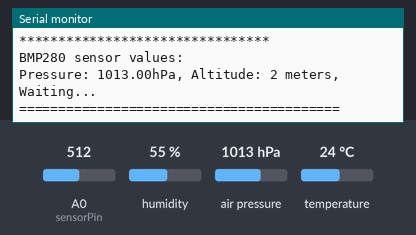
Recording of a sketch running on a simulated ESP8266 (NodeMCU). Parts: the last lines printed to the serial monitor. The inputs (shaded band) are chosen by the test bench; at power-on: humidity 55 %, A0 (sensorPin) = 512, air pressure 1013 hPa, temperature 24 °C. WiFi joins after 1.5 s; servers stay silent unless stated.

Above: at 3.1 s.
3.2 s: humidity set to 22 %
6.6 s: A0 (sensorPin) set to 430
At 8.2 s:
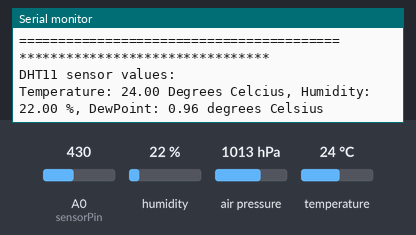
10.0 s: air pressure set to 952 hPa
At 10.6 s:
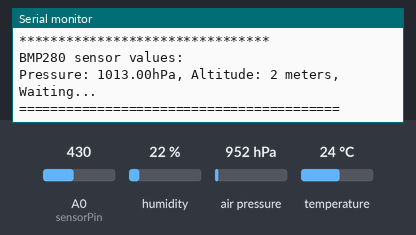
13.4 s: temperature set to 12 °C
At 14.38 s:
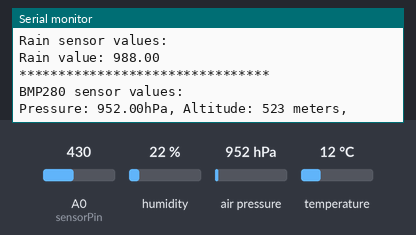
16.8 s: A0 (sensorPin) set to 306
At 21.0 s:
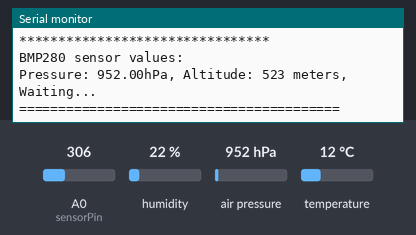
Timing chart, 0 to 21.2 s (numbered marks = the images above; inputs shaded):
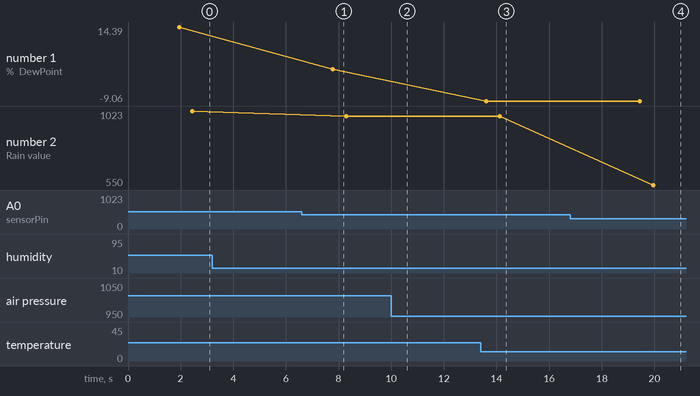

Measured:
- after the input at 13.4 s, the serial monitor: prints a new line after 0.21 s (image 3)
- after the input at 16.8 s, the serial monitor: prints a new line after 3.2 s (image 4)
- plotted number 1: 0.96 → -9.06 after the input at 13.4 s
- plotted number 2: 1023 → 988 after the input at 6.6 s, 988 → 550 after the input at 16.8 s

The sketch:

weather_station.ino
```cpp
#define BLYNK_TEMPLATE_ID "TMPL3asbf1X2b"
#define BLYNK_TEMPLATE_NAME "Weather Station"
#define BLYNK_AUTH_TOKEN "2MAjMdY2TDdh2BrynHuoMGE4rz3MJS12"

#include <DHT.h>  // HEADER FILES
#include <ESP8266WiFi.h>
#include <Adafruit_BMP280.h>
#include <Wire.h>
#include <Blynk.h>
#include <BlynkSimpleEsp8266.h>


#define DHTPIN 0
DHT dht(DHTPIN, DHT11);
Adafruit_BMP280 bmp;
#define SEALEVELPRESSURE_HPA (1013.25)
int sensorPin = A0;
int sensorValue2 = 0;  // variable to store the value coming from sensor Rain sensor
#define ALTITUDE 80.0 // Altitude of SparkFun's HQ in Boulder, CO. in meters
String apiKey = "IUTG165MGR8T65OL";//  Enter your Write API key from ThingSpeak
long myChannelNumber = 2336546;

const char *ssid = "Hey,GetYourOwnWi-Fi";
const char *pass = "12345678";
const char* server = "api.thingspeak.com";

WiFiClient client;


//--------------------------------------SET UP----------------------------------------------
void setup()
{
  Serial.begin(115200); // open serial port, set the baud rate to 9600 bps
  delay(10);
  dht.begin();
  Serial.println("Connecting to ");
  Serial.println(ssid);
  WiFi.begin(ssid, pass);
  while(WiFi.status() != WL_CONNECTED)
  {
  delay(200);
  Serial.print("..");
  }
  Serial.println();
  Serial.println("ESP8266 is connected!");
  Serial.println(WiFi.localIP());

  // Initialize the sensor (it is important to get calibration values stored on the device).

  if (bmp.begin(0x76))
  {
    Serial.println("BMP280 init success");
  }
  else
  {
    // Oops, something went wrong, this is usually a connection problem,
    // see the comments at the top of this sketch for the proper connections.

    Serial.println("BMP280 init fail\n\n");
  }
  Blynk.begin(BLYNK_AUTH_TOKEN, ssid, pass);

}

//---------------------------------------LOOP FUNCTION-------------------------------------
void loop()
{
  Blynk.run();
//--------------------------------------DHT11--------------------------------
      float h = dht.readHumidity();
      float t = dht.readTemperature();
      float dewPoint = dewPointFast(t, h);
      Serial.println("********************************");
      Serial.println("DHT11 sensor values:");
			Serial.print("Temperature: ");
      Serial.print(t);
      Serial.print(" Degrees Celcius, Humidity: ");
      Serial.print(h);
      Serial.print(" %, DewPoint: ");
      Serial.print(dewPoint);
      Serial.print(" degrees Celsius ");
//--------------------------------------RAIN---------------------------------

      const int sensorMin = 150; //0;     // sensor minimum
      const int sensorMax = 440; //1024;  // sensor maximum

      delay(500);
      float sensorValue2;
      sensorValue2 = analogRead(sensorPin);
      sensorValue2 = constrain(sensorValue2, 150, 440); //150, 400
      sensorValue2 = map(sensorValue2, sensorMin, sensorMax, 0, 1023);  //150, 440
      Serial.println("********************************");
      Serial.println("Rain sensor values:");
      Serial.print("Rain value: ");
      Serial.print(sensorValue2);
      Serial.println();
      delay(100);
//---------------------------------BMP180-------------------------------
      float p,a;

      Serial.println("********************************");
      Serial.println("BMP280 sensor values:");

      p = bmp.readPressure() / 100.0F;
      Serial.print("Pressure: ");
      Serial.print(p,2);
      Serial.print("hPa, ");

      a = bmp.readAltitude(SEALEVELPRESSURE_HPA);
      Serial.print("Altitude: ");
      Serial.print(a,0);
      Serial.print(" meters, ");
      Serial.println();
//-------------------------------------------------ThingSpeak-------------------------------

      if (client.connect(server,80))   //   "184.106.153.149" or api.thingspeak.com
           {

              String postStr = apiKey;
              postStr +="&field1=";
              postStr += String(t);//temperature
              postStr +="&field2=";
              postStr += String(h);//humidity
              postStr += "&field3=";
              postStr += String(dewPoint);//dew point
              postStr += "&field4=";
              postStr += String(p);//pressure
              postStr += "&field5=";
              postStr += String(a,0);//altitude
              postStr +="&field6=";
              postStr += String(sensorValue2);//rain
              postStr += "\r\n\r\n\r\n\r\n";

                             client.print("POST /update HTTP/1.1\n");
                             client.print("Host: api.thingspeak.com\n");
                             client.print("Connection: close\n");
                             client.print("X-THINGSPEAKAPIKEY: "+apiKey+"\n");
                             client.print("Content-Type: application/x-www-form-urlencoded\n");
                             client.print("Content-Length: ");
                             client.print(postStr.length());
                             client.print("\n\n");
                             client.print(postStr);


                        }
      client.stop();
      Serial.print("Waiting...");
      Serial.println("");
      Serial.println("=========================================");

  // thingspeak needs minimum 15 sec delay between updates
  delay(5000);

  Blynk.virtualWrite(V0, t);  //V0 is for Temperature
  Blynk.virtualWrite(V1, h);  //V1 is for Humidity
  Blynk.virtualWrite(V2, dewPoint);  //V3 is for Dew Point
  Blynk.virtualWrite(V3, p);  //V4 is for Pressure
  Blynk.virtualWrite(V4, a);  //V5 is for Altitude
  Blynk.virtualWrite(V5, sensorValue2);  //V6 is for Rainfall
}

  double dewPointFast(double celsius, double humidity)
 {
   double a = 17.271;
   double b = 237.7;
   double temp = (a * celsius) / (b + celsius) + log(humidity * 0.01);
   double Td = (b * temp) / (a - temp);
   return Td;
 }
```
